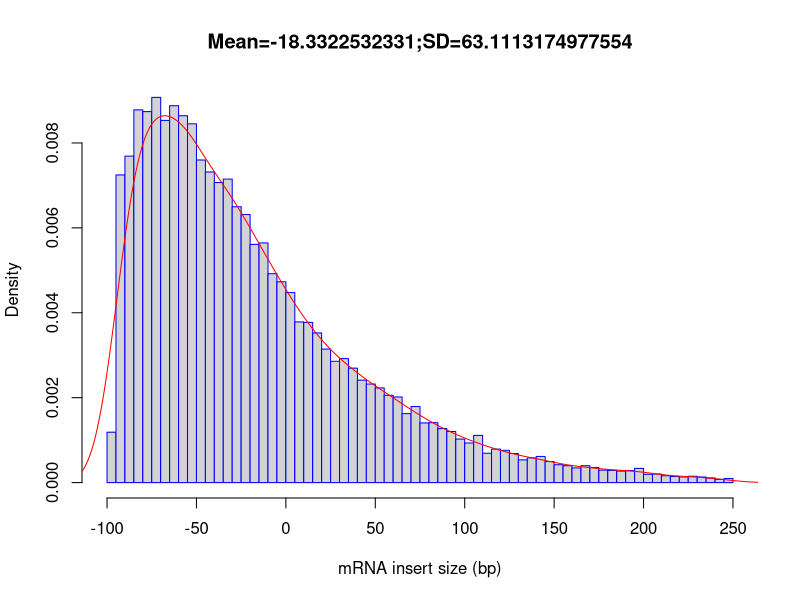

Write the R code that produced this figure.
out_file = 'test_data/results/MUTATION/rseqc/inner_distance/MUTATION'
pdf('test_data/results/MUTATION/rseqc/inner_distance/MUTATION.inner_distance_plot.pdf')
fragsize=rep(c(-247.5,-242.5,-237.5,-232.5,-227.5,-222.5,-217.5,-212.5,-207.5,-202.5,-197.5,-192.5,-187.5,-182.5,-177.5,-172.5,-167.5,-162.5,-157.5,-152.5,-147.5,-142.5,-137.5,-132.5,-127.5,-122.5,-117.5,-112.5,-107.5,-102.5,-97.5,-92.5,-87.5,-82.5,-77.5,-72.5,-67.5,-62.5,-57.5,-52.5,-47.5,-42.5,-37.5,-32.5,-27.5,-22.5,-17.5,-12.5,-7.5,-2.5,2.5,7.5,12.5,17.5,22.5,27.5,32.5,37.5,42.5,47.5,52.5,57.5,62.5,67.5,72.5,77.5,82.5,87.5,92.5,97.5,102.5,107.5,112.5,117.5,122.5,127.5,132.5,137.5,142.5,147.5,152.5,157.5,162.5,167.5,172.5,177.5,182.5,187.5,192.5,197.5,202.5,207.5,212.5,217.5,222.5,227.5,232.5,237.5,242.5,247.5),times=c(0,0,0,0,0,0,0,0,0,0,0,0,0,0,0,0,0,0,0,0,0,0,0,0,0,0,0,0,0,0,206,1258,1335,1524,1517,1575,1481,1541,1500,1467,1319,1270,1227,1241,1128,1096,974,980,854,821,777,657,655,612,546,496,507,468,419,403,387,357,350,282,311,244,245,221,209,178,162,193,120,137,132,119,93,101,107,86,73,69,60,69,62,51,50,47,49,58,34,35,28,25,23,26,23,19,13,17))
frag_sd = sd(fragsize)
frag_mean = mean(fragsize)
frag_median = median(fragsize)
write(x=c("Name","Mean","Median","sd"), sep="	", file=stdout(),ncolumns=4)
write(c(out_file,frag_mean,frag_median,frag_sd),sep="	", file=stdout(),ncolumns=4)
hist(fragsize,probability=T,breaks=100,xlab="mRNA insert size (bp)",main=paste(c("Mean=",frag_mean,";","SD=",frag_sd),collapse=""),border="blue")
lines(density(fragsize,bw=10),col='red')
dev.off()
